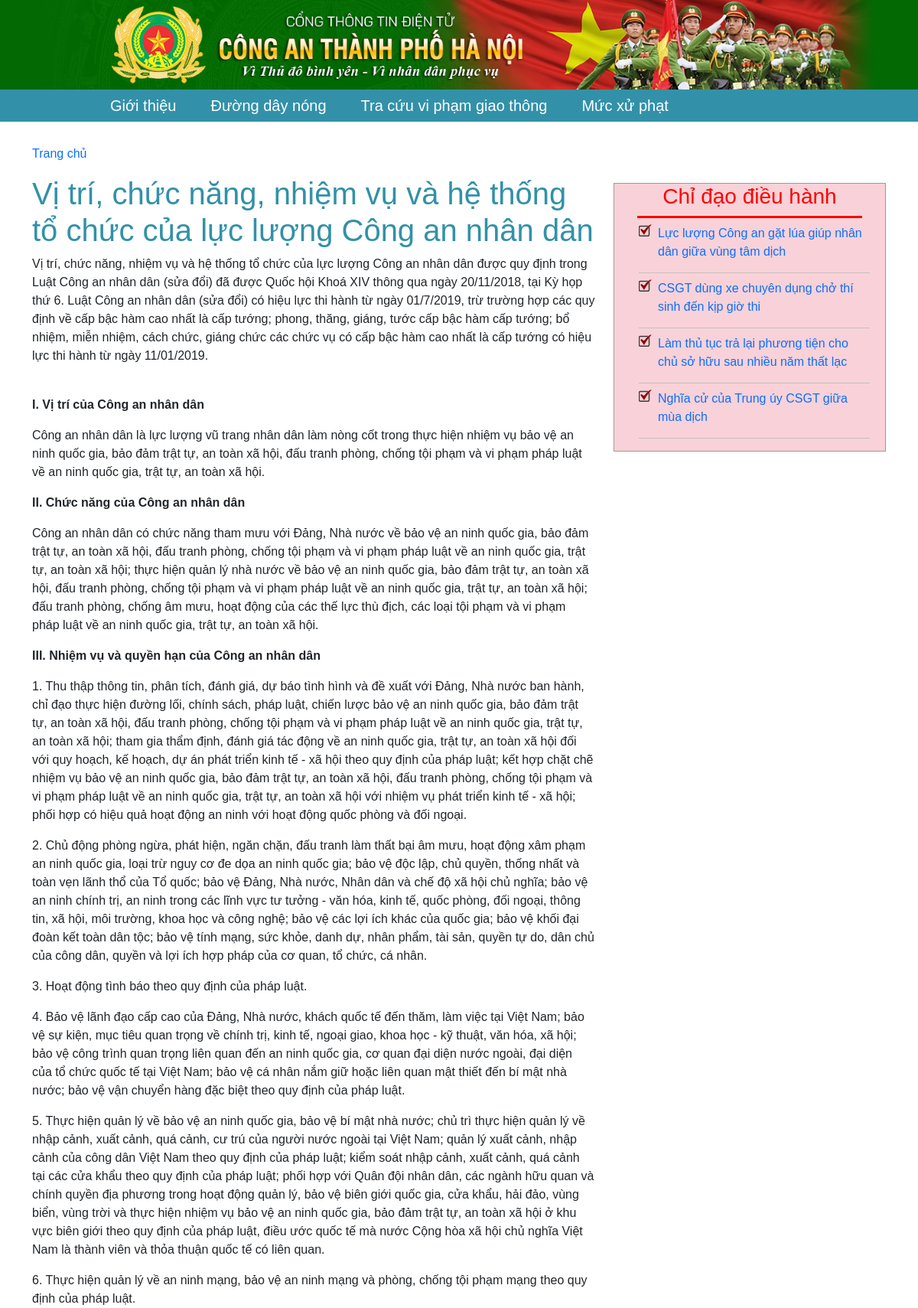
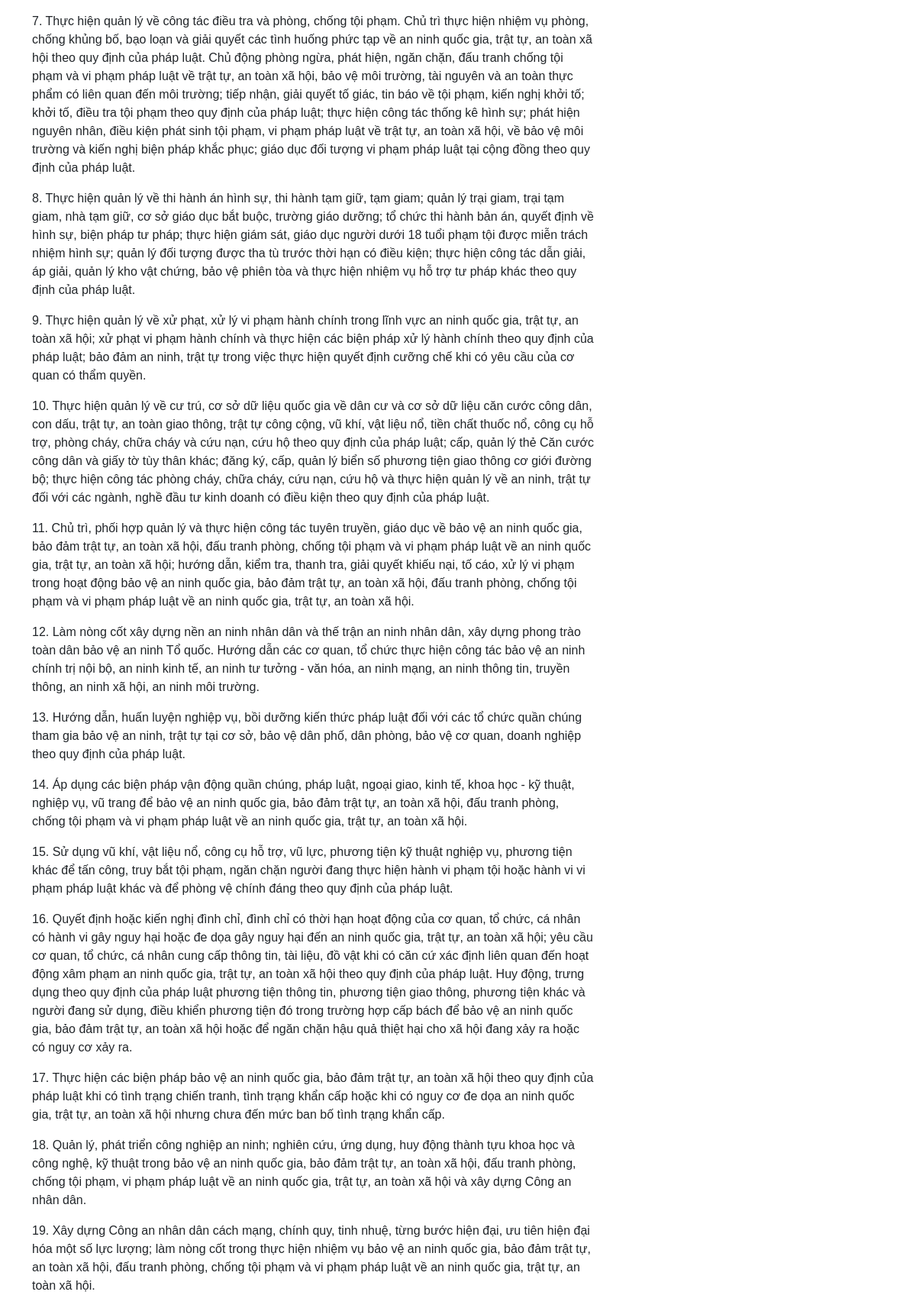
/Web/frontend/index.php (upper part), run on the app's committed database (2 pictures, top to bottom).
### tables this page shows
CREATE TABLE `news` (
  `id` int(11) NOT NULL,
  `title` varchar(500) NOT NULL,
  `time` varchar(200) NOT NULL,
  `content` mediumtext NOT NULL,
  `photo` varchar(500) NOT NULL
);

### Web/frontend/controllers/HomeController.php (called while the page is built, shortened)
<?php
	include "models/HomeModel.php";
	class HomeController extends Controller{
		public function index(){
			$data = $this->modelRead();
			$this->loadView("HomeView.php",["data"=>$data]);
		}
	}
 ?>

### Web/frontend/models/HomeModel.php (called while the page is built)
<?php
	trait HomeModel{
		public function modelRead(){
			$conn = Connection::getInstance();
			$query = $conn->query("select * from news");
			return $query->fetchAll();
		}
	}
 ?>

### Web/frontend/views/HomeView.php (the view, shortened to what this page needs)
<main>
        <div class="container ">
            <div class="row ">
                <div class="col-sm-8 ">
                    <div class="box-left-home ">
                        <div style="margin-top: 30px; ">
                            <ul class="breadcrumb ">
                                <li class="breadcrumb-item ">
                                    <a href="index.php">Trang chủ </a></li>
                            </ul>
                        </div>
                        <div>
                            <h1>Vị trí, chức năng, nhiệm vụ và hệ thống tổ chức của lực lượng Công an nhân dân</h1>
                            <div class="desc ">Vị trí, chức năng, nhiệm vụ và hệ thống tổ chức của lực lượng Công an nhân dân được quy định trong Luật Công an nhân dân (sửa đổi) đã được Quốc hội Khoá XIV thông qua ngày 20/11/2018, tại Kỳ họp thứ 6. Luật Công an nhân dân
                                (sửa đổi) có hiệu lực thi hành từ ngày 01/7/2019, trừ trường hợp các quy định về cấp bậc hàm cao nhất là cấp tướng; phong, thăng, giáng, tước cấp bậc hàm cấp tướng; bổ nhiệm, miễn nhiệm, cách chức, giáng chức các chức vụ
                                có cấp bậc hàm cao nhất là cấp tướng có hiệu lực thi hành từ ngày 11/01/2019.</div>
                            <div style="width: 100%; height: auto; ">
                                <div>
                                    <p>&nbsp;</p>
                                    <p><strong>I. Vị trí của Công an nhân dân</strong></p>
                                    <div>
                                        <p>Công an nhân dân là lực lượng vũ trang nhân dân làm nòng cốt trong thực hiện nhiệm vụ bảo vệ an ninh quốc gia, bảo đảm trật tự, an toàn xã hội, đấu tranh phòng, chống tội phạm và vi phạm pháp luật về an ninh quốc
                                            gia, trật tự, an toàn xã hội.</p>
                                        <p><strong>II. Chức năng của Công an nhân dân</strong></p>
                                        <p>Công an nhân dân có chức năng tham mưu với Đảng, Nhà nước về bảo vệ an ninh quốc gia, bảo đảm trật tự, an toàn xã hội, đấu tranh phòng, chống tội phạm và vi phạm pháp luật về an ninh quốc gia, trật tự, an toàn xã
                                            hội; thực hiện quản lý nhà nước về bảo vệ an ninh quốc gia, bảo đảm trật tự, an toàn xã hội, đấu tranh phòng, chống tội phạm và vi phạm pháp luật về an ninh quốc gia, trật tự, an toàn xã hội; đấu tranh phòng,
                                            chống âm mưu, hoạt động của các thế lực thù địch, các loại tội phạm và vi phạm pháp luật về an ninh quốc gia, trật tự, an toàn xã hội.</p>
                                        <p><strong>III. Nhiệm vụ và quyền hạn của Công an nhân dân</strong></p>
                                        <p>1. Thu thập thông tin, phân tích, đánh giá, dự báo tình hình và đề xuất với Đảng, Nhà nước ban hành, chỉ đạo thực hiện đường lối, chính sách, pháp luật, chiến lược bảo vệ an ninh quốc gia, bảo đảm trật tự, an toàn
                                            xã hội, đấu tranh phòng, chống tội phạm và vi phạm pháp luật về an ninh quốc gia, trật tự, an toàn xã hội; tham gia thẩm định, đánh giá tác động về an ninh quốc gia, trật tự, an toàn xã hội đối với quy hoạch,
                                            kế hoạch, dự án phát triển kinh tế - xã hội theo quy định của pháp luật; kết hợp chặt chẽ nhiệm vụ bảo vệ an ninh quốc gia, bảo đảm trật tự, an toàn xã hội, đấu tranh phòng, chống tội phạm và vi phạm pháp luật
                                            về an ninh quốc gia, trật tự, an toàn xã hội với nhiệm vụ phát triển kinh tế - xã hội; phối hợp có hiệu quả hoạt động an ninh với hoạt động quốc phòng và đối ngoại.</p>
                                        <p>2. Chủ động phòng ngừa, phát hiện, ngăn chặn, đấu tranh làm thất bại âm mưu, hoạt động xâm phạm an ninh quốc gia, loại trừ nguy cơ đe dọa an ninh quốc gia; bảo vệ độc lập, chủ quyền, thống nhất và toàn vẹn lãnh
                                            thổ của Tổ quốc; bảo vệ Đảng, Nhà nước, Nhân dân và chế độ xã hội chủ nghĩa; bảo vệ an ninh chính trị, an ninh trong các lĩnh vực tư tưởng - văn hóa, kinh tế, quốc phòng, đối ngoại, thông tin, xã hội, môi trường,
                                            khoa học và công nghệ; bảo vệ các lợi ích khác của quốc gia; bảo vệ khối đại đoàn kết toàn dân tộc; bảo vệ tính mạng, sức khỏe, danh dự, nhân phẩm, tài sản, quyền tự do, dân chủ của công dân, quyền và lợi ích
                                            hợp pháp của cơ quan, tổ chức, cá nhân.</p>
                                        <p>3. Hoạt động tình báo theo quy định của pháp luật.</p>
                                        <p>4. Bảo vệ lãnh đạo cấp cao của Đảng, Nhà nước, khách quốc tế đến thăm, làm việc tại Việt Nam; bảo vệ sự kiện, mục tiêu quan trọng về chính trị, kinh tế, ngoại giao, khoa học - kỹ thuật, văn hóa, xã hội; bảo vệ công
                                            trình quan trọng liên quan đến an ninh quốc gia, cơ quan đại diện nước ngoài, đại diện của tổ chức quốc tế tại Việt Nam; bảo vệ cá nhân nắm giữ hoặc liên quan mật thiết đến bí mật nhà nước; bảo vệ vận chuyển
                                            hàng đặc biệt theo quy định của pháp luật.</p>
                                        <p>5. Thực hiện quản lý về bảo vệ an ninh quốc gia, bảo vệ bí mật nhà nước; chủ trì thực hiện quản lý về nhập cảnh, xuất cảnh, quá cảnh, cư trú của người nước ngoài tại Việt Nam; quản lý xuất cảnh, nhập cảnh của công
                                            dân Việt Nam theo quy định của pháp luật; kiểm soát nhập cảnh, xuất cảnh, quá cảnh tại các cửa khẩu theo quy định của pháp luật; phối hợp với Quân đội nhân dân, các ngành hữu quan và chính quyền địa phương trong
                                            hoạt động quản lý, bảo vệ biên giới quốc gia, cửa khẩu, hải đảo, vùng biển, vùng trời và thực hiện nhiệm vụ bảo vệ an ninh quốc gia, bảo đảm trật tự, an toàn xã hội ở khu vực biên giới theo quy định của pháp
                                            luật, điều ước quốc tế mà nước Cộng hòa xã hội chủ nghĩa Việt Nam là thành viên và thỏa thuận quốc tế có liên quan.</p>
                                        <p>6. Thực hiện quản lý về an ninh mạng, bảo vệ an ninh mạng và phòng, chống tội phạm mạng theo quy định của pháp luật.</p>
                                        <p>7. Thực hiện quản lý về công tác điều tra và phòng, chống tội phạm. Chủ trì thực hiện nhiệm vụ phòng, chống khủng bố, bạo loạn và giải quyết các tình huống phức tạp về an ninh quốc gia, trật tự, an toàn xã hội theo
                                            quy định của pháp luật. Chủ động phòng ngừa, phát hiện, ngăn chặn, đấu tranh chống tội phạm và vi phạm pháp luật về trật tự, an toàn xã hội, bảo vệ môi trường, tài nguyên và an toàn thực phẩm có liên quan đến
                                            môi trường; tiếp nhận, giải quyết tố giác, tin báo về tội phạm, kiến nghị khởi tố; khởi tố, điều tra tội phạm theo quy định của pháp luật; thực hiện công tác thống kê hình sự; phát hiện nguyên nhân, điều kiện
                                            phát sinh tội phạm, vi phạm pháp luật về trật tự, an toàn xã hội, về bảo vệ môi trường và kiến nghị biện pháp khắc phục; giáo dục đối tượng vi phạm pháp luật tại cộng đồng theo quy định của pháp luật.</p>
                                        <p>8. Thực hiện quản lý về thi hành án hình sự, thi hành tạm giữ, tạm giam; quản lý trại giam, trại tạm giam, nhà tạm giữ, cơ sở giáo dục bắt buộc, trường giáo dưỡng; tổ chức thi hành bản án, quyết định về hình sự,
                                            biện pháp tư pháp; thực hiện giám sát, giáo dục người dưới 18 tuổi phạm tội được miễn trách nhiệm hình sự; quản lý đối tượng được tha tù trước thời hạn có điều kiện; thực hiện công tác dẫn giải, áp giải, quản
                                            lý kho vật chứng, bảo vệ phiên tòa và thực hiện nhiệm vụ hỗ trợ tư pháp khác theo quy định của pháp luật.</p>
                                        <p>9. Thực hiện quản lý về xử phạt, xử lý vi phạm hành chính trong lĩnh vực an ninh quốc gia, trật tự, an toàn xã hội; xử phạt vi phạm hành chính và thực hiện các biện pháp xử lý hành chính theo quy định của pháp luật;
                                            bảo đảm an ninh, trật tự trong việc thực hiện quyết định cưỡng chế khi có yêu cầu của cơ quan có thẩm quyền.</p>
                                        <p>10. Thực hiện quản lý về cư trú, cơ sở dữ liệu quốc gia về dân cư và cơ sở dữ liệu căn cước công dân, con dấu, trật tự, an toàn giao thông, trật tự công cộng, vũ khí, vật liệu nổ, tiền chất thuốc nổ, công cụ hỗ
                                            trợ, phòng cháy, chữa cháy và cứu nạn, cứu hộ theo quy định của pháp luật; cấp, quản lý thẻ Căn cước công dân và giấy tờ tùy thân khác; đăng ký, cấp, quản lý biển số phương tiện giao thông cơ giới đường bộ;
                                            thực hiện công tác phòng cháy, chữa cháy, cứu nạn, cứu hộ và thực hiện quản lý về an ninh, trật tự đối với các ngành, nghề đầu tư kinh doanh có điều kiện theo quy định của pháp luật.</p>
                                        <p>11. Chủ trì, phối hợp quản lý và thực hiện công tác tuyên truyền, giáo dục về bảo vệ an ninh quốc gia, bảo đảm trật tự, an toàn xã hội, đấu tranh phòng, chống tội phạm và vi phạm pháp luật về an ninh quốc gia, trật
                                            tự, an toàn xã hội; hướng dẫn, kiểm tra, thanh tra, giải quyết khiếu nại, tố cáo, xử lý vi phạm trong hoạt động bảo vệ an ninh quốc gia, bảo đảm trật tự, an toàn xã hội, đấu tranh phòng, chống tội phạm và vi
                                            phạm pháp luật về an ninh quốc gia, trật tự, an toàn xã hội.</p>
                                        <p>12. Làm nòng cốt xây dựng nền an ninh nhân dân và thế trận an ninh nhân dân, xây dựng phong trào toàn dân bảo vệ an ninh Tổ quốc. Hướng dẫn các cơ quan, tổ chức thực hiện công tác bảo vệ an ninh chính trị nội bộ,
                                            an ninh kinh tế, an ninh tư tưởng - văn hóa, an ninh mạng, an ninh thông tin, truyền thông, an ninh xã hội, an ninh môi trường.</p>
                                        <p>13. Hướng dẫn, huấn luyện nghiệp vụ, bồi dưỡng kiến thức pháp luật đối với các tổ chức quần chúng tham gia bảo vệ an ninh, trật tự tại cơ sở, bảo vệ dân phố, dân phòng, bảo vệ cơ quan, doanh nghiệp theo quy định
                                            của pháp luật.</p>
                                        <p>14. Áp dụng các biện pháp vận động quần chúng, pháp luật, ngoại giao, kinh tế, khoa học - kỹ thuật, nghiệp vụ, vũ trang để bảo vệ an ninh quốc gia, bảo đảm trật tự, an toàn xã hội, đấu tranh phòng, chống tội phạm
                                            và vi phạm pháp luật về an ninh quốc gia, trật tự, an toàn xã hội.</p>
                                        <p>15. Sử dụng vũ khí, vật liệu nổ, công cụ hỗ trợ, vũ lực, phương tiện kỹ thuật nghiệp vụ, phương tiện khác để tấn công, truy bắt tội phạm, ngăn chặn người đang thực hiện hành vi phạm tội hoặc hành vi vi phạm pháp
                                            luật khác và để phòng vệ chính đáng theo quy định của pháp luật.</p>
                                        <p>16. Quyết định hoặc kiến nghị đình chỉ, đình chỉ có thời hạn hoạt động của cơ quan, tổ chức, cá nhân có hành vi gây nguy hại hoặc đe dọa gây nguy hại đến an ninh quốc gia, trật tự, an toàn xã hội; yêu cầu cơ quan,
                                            tổ chức, cá nhân cung cấp thông tin, tài liệu, đồ vật khi có căn cứ xác định liên quan đến hoạt động xâm phạm an ninh quốc gia, trật tự, an toàn xã hội theo quy định của pháp luật. Huy động, trưng dụng theo
                                            quy định của pháp luật phương tiện thông tin, phương tiện giao thông, phương tiện khác và người đang sử dụng, điều khiển phương tiện đó trong trường hợp cấp bách để bảo vệ an ninh quốc gia, bảo đảm trật tự,
                                            an toàn xã hội hoặc để ngăn chặn hậu quả thiệt hại cho xã hội đang xảy ra hoặc có nguy cơ xảy ra.</p>
                                        <p>17. Thực hiện các biện pháp bảo vệ an ninh quốc gia, bảo đảm trật tự, an toàn xã hội theo quy định của pháp luật khi có tình trạng chiến tranh, tình trạng khẩn cấp hoặc khi có nguy cơ đe dọa an ninh quốc gia, trật
                                            tự, an toàn xã hội nhưng chưa đến mức ban bố tình trạng khẩn cấp.</p>
                                        <p>18. Quản lý, phát triển công nghiệp an ninh; nghiên cứu, ứng dụng, huy động thành tựu khoa học và công nghệ, kỹ thuật trong bảo vệ an ninh quốc gia, bảo đảm trật tự, an toàn xã hội, đấu tranh phòng, chống tội phạm,
                                            vi phạm pháp luật về an ninh quốc gia, trật tự, an toàn xã hội và xây dựng Công an nhân dân.</p>
                                        <p>19. Xây dựng Công an nhân dân cách mạng, chính quy, tinh nhuệ, từng bước hiện đại, ưu tiên hiện đại hóa một số lực lượng; làm nòng cốt trong thực hiện nhiệm vụ bảo vệ an ninh quốc gia, bảo đảm trật tự, an toàn xã
                                            hội, đấu tranh phòng, chống tội phạm và vi phạm pháp luật về an ninh quốc gia, trật tự, an toàn xã hội.</p>
                                    </div>
                                </div>
                            </div>
                        </div>
                    </div>
                </div>
                <div class="col-sm-4 set-ul " style=" margin-top: 80px; ">
                    <div style="border: 1px solid;background-color:rgb(248, 210, 216); border-color: rgb(156, 154, 154); ">
                        <div style="color: red; text-align: center; ">
                            <h3> Chỉ đạo điều hành</h3>
                        </div>
                        <div style="color: red; text-align: center; ">
                            <h3 style="border-bottom: 3px solid; margin-left: 30px; margin-right: 30px; "></h3>
                        </div>
                        <div style="padding-right: 20px; ">
                            <ul>
                                <?php foreach($data as $rows): ?>
                                <li>
                                    <a href="index.php?controller=news&id=<?php echo $rows->id; ?>"><?php echo $rows->title; ?></a>
                                </li>
                                <div style="color: rgb(196, 190, 190); text-align: center; ">
                                    <h3 style="border-bottom: 1px solid"></h3>
                                </div>
                                <?php endforeach; ?>
                            </ul>
                        </div>
                    </div>
                </div>
            </div>
        </div>
    </main>

### Web/assets/frontend/css/style.css (style rules this page uses)
body { font-family: Arial; margin: 0; }
main .set-ul ul li { background: url(../image/i-v.png) no-repeat; list-style-type: none; padding-left: 25px; margin-bottom: 15px; }
ul { list-style-type: none; }
a { text-decoration: none; }
h1 { color: #3291a8; }

### data on the page
news: title "Lực lượng Công an gặt lúa giúp nhân dân giữa vùng tâm dịch"
news: title "CSGT dùng xe chuyên dụng chở thí sinh đến kịp giờ thi"
news: title "Làm thủ tục trả lại phương tiện cho chủ sở hữu sau nhiều năm thất lạc"
news: title "Nghĩa cử của Trung úy CSGT giữa mùa dịch"
